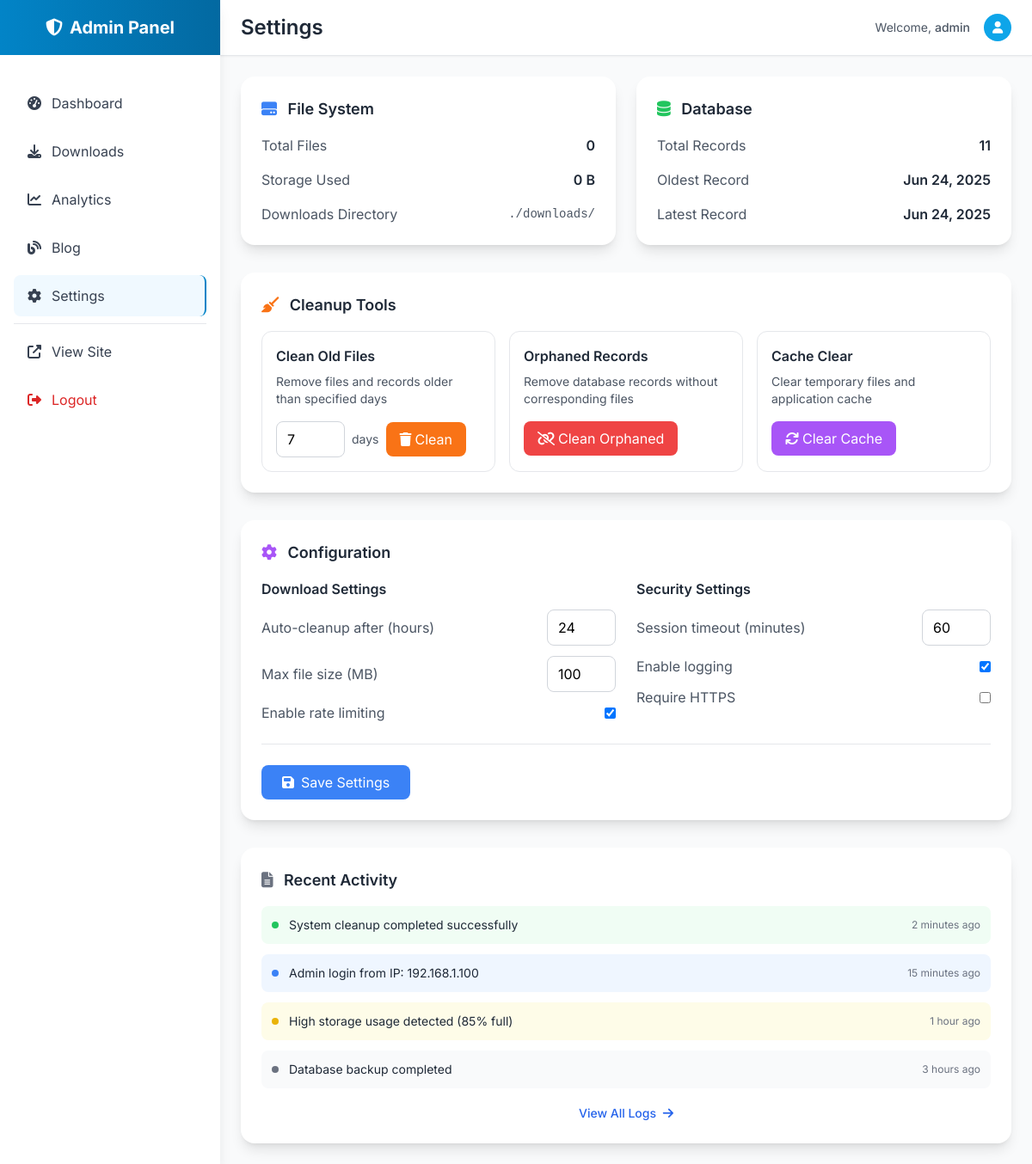
Screenshot of /admin/settings (signed in) with the database file from the repository.
### utils.py (models this page shows)
class DownloadHistory(db.Model):
    __tablename__ = 'download_history'
    id = Column(Integer, primary_key=True)
    url = Column(String(500), nullable=False)
    platform = Column(String(50), nullable=False)
    filename = Column(String(255), nullable=False)
    file_path = Column(String(500), nullable=False)
    file_size = Column(BigInteger)
    media_type = Column(String(50))
    created_at = Column(DateTime, default=datetime.utcnow)

### admin.py (the view, shortened to what this page needs)
@app.route('/admin/settings')
@admin_required
def admin_settings():
    downloads_dir = 'downloads'
    total_files = 0
    total_size = 0
    db_stats = {
        'total_records': DownloadHistory.query.count(),
        'oldest_record': DownloadHistory.query.order_by(DownloadHistory.created_at).first(),
        'newest_record': DownloadHistory.query.order_by(desc(DownloadHistory.created_at)).first()
    }
    return render_template('admin/settings.html',
        total_files=total_files,
        total_size=format_file_size(total_size),
        db_stats=db_stats,
        format_file_size=format_file_size
    )

### admin.py (called while the page is built)
def admin_required(f):
    @wraps(f)
    def decorated_function(*args, **kwargs):
        if not session.get('admin_logged_in'):
            return redirect(url_for('admin_login'))
        return f(*args, **kwargs)
    return decorated_function

### utils.py (called while the page is built, shortened)
def format_file_size(size_bytes):
    if size_bytes == 0:
        return "0 B"

### templates/admin/settings.html (shortened to what this page needs)
{% extends "admin/base.html" %}
{% block page_title %}Settings{% endblock %}
{% block content %}
<div class="grid grid-cols-1 lg:grid-cols-2 gap-6 mb-8">
    <div class="bg-white rounded-2xl shadow-lg p-6">
        <h3 class="text-lg font-semibold text-gray-800 mb-4">
            <i class="fas fa-hdd text-blue-500 mr-2"></i>
            File System
        </h3>
        <div class="space-y-4">
            <div class="flex items-center justify-between">
                <span class="text-gray-600">Total Files</span>
                <span class="font-semibold text-gray-800">{{ total_files }}</span>
            </div>
            <div class="flex items-center justify-between">
                <span class="text-gray-600">Storage Used</span>
                <span class="font-semibold text-gray-800">{{ total_size }}</span>
            </div>
            <div class="flex items-center justify-between">
                <span class="text-gray-600">Downloads Directory</span>
                <span class="font-mono text-sm text-gray-600">./downloads/</span>
            </div>
        </div>
    </div>
    <div class="bg-white rounded-2xl shadow-lg p-6">
        <h3 class="text-lg font-semibold text-gray-800 mb-4">
            <i class="fas fa-database text-green-500 mr-2"></i>
            Database
        </h3>
        <div class="space-y-4">
            <div class="flex items-center justify-between">
                <span class="text-gray-600">Total Records</span>
                <span class="font-semibold text-gray-800">{{ db_stats.total_records }}</span>
            </div>
            {% if db_stats.oldest_record %}
            <div class="flex items-center justify-between">
                <span class="text-gray-600">Oldest Record</span>
                <span class="font-semibold text-gray-800">{{ db_stats.oldest_record.created_at.strftime('%b %d, %Y') }}</span>
            </div>
            {% endif %}
            {% if db_stats.newest_record %}
            <div class="flex items-center justify-between">
                <span class="text-gray-600">Latest Record</span>
                <span class="font-semibold text-gray-800">{{ db_stats.newest_record.created_at.strftime('%b %d, %Y') }}</span>
            </div>
            {% endif %}
        </div>
    </div>
</div>
<div class="bg-white rounded-2xl shadow-lg p-6 mb-8">
    <h3 class="text-lg font-semibold text-gray-800 mb-4">
        <i class="fas fa-broom text-orange-500 mr-2"></i>
        Cleanup Tools
    </h3>
    <div class="grid grid-cols-1 md:grid-cols-3 gap-4">
        <div class="border border-gray-200 rounded-xl p-4">
            <h4 class="font-semibold text-gray-800 mb-2">Clean Old Files</h4>
            <p class="text-sm text-gray-600 mb-4">Remove files and records older than specified days</p>
            <div class="flex items-center space-x-2">
                <input type="number" id="cleanupDays" value="7" min="1" max="365"
                       class="w-20 px-3 py-2 border border-gray-300 rounded-lg focus:border-blue-500 focus:ring-2 focus:ring-blue-200">
                <span class="text-sm text-gray-600">days</span>
                <button onclick="performCleanup()"
                        class="bg-orange-500 text-white px-4 py-2 rounded-lg hover:bg-orange-600 transition-colors">
                    <i class="fas fa-trash mr-1"></i>Clean
                </button>
            </div>
        </div>
        <div class="border border-gray-200 rounded-xl p-4">
            <h4 class="font-semibold text-gray-800 mb-2">Orphaned Records</h4>
            <p class="text-sm text-gray-600 mb-4">Remove database records without corresponding files</p>
            <button onclick="cleanOrphaned()"
                    class="bg-red-500 text-white px-4 py-2 rounded-lg hover:bg-red-600 transition-colors">
                <i class="fas fa-unlink mr-1"></i>Clean Orphaned
            </button>
        </div>
        <div class="border border-gray-200 rounded-xl p-4">
            <h4 class="font-semibold text-gray-800 mb-2">Cache Clear</h4>
            <p class="text-sm text-gray-600 mb-4">Clear temporary files and application cache</p>
            <button onclick="clearCache()"
                    class="bg-purple-500 text-white px-4 py-2 rounded-lg hover:bg-purple-600 transition-colors">
                <i class="fas fa-sync mr-1"></i>Clear Cache
            </button>
        </div>
    </div>
</div>
<div class="bg-white rounded-2xl shadow-lg p-6 mb-8">
    <h3 class="text-lg font-semibold text-gray-800 mb-4">
        <i class="fas fa-cog text-purple-500 mr-2"></i>
        Configuration
    </h3>
    <div class="grid grid-cols-1 md:grid-cols-2 gap-6">
        <div>
            <h4 class="font-semibold text-gray-800 mb-3">Download Settings</h4>
            <div class="space-y-3">
                <div class="flex items-center justify-between">
                    <label class="text-gray-600">Auto-cleanup after (hours)</label>
                    <input type="number" value="24" min="1" max="168"
                           class="w-20 px-3 py-2 border border-gray-300 rounded-lg focus:border-blue-500 focus:ring-2 focus:ring-blue-200">
                </div>
                <div class="flex items-center justify-between">
                    <label class="text-gray-600">Max file size (MB)</label>
                    <input type="number" value="100" min="1" max="1000"
                           class="w-20 px-3 py-2 border border-gray-300 rounded-lg focus:border-blue-500 focus:ring-2 focus:ring-blue-200">
                </div>
                <div class="flex items-center justify-between">
                    <label class="text-gray-600">Enable rate limiting</label>
                    <input type="checkbox" checked class="rounded">
                </div>
            </div>
        </div>
        <div>
            <h4 class="font-semibold text-gray-800 mb-3">Security Settings</h4>
            <div class="space-y-3">
                <div class="flex items-center justify-between">
                    <label class="text-gray-600">Session timeout (minutes)</label>
                    <input type="number" value="60" min="5" max="480"
                           class="w-20 px-3 py-2 border border-gray-300 rounded-lg focus:border-blue-500 focus:ring-2 focus:ring-blue-200">
                </div>
                <div class="flex items-center justify-between">
                    <label class="text-gray-600">Enable logging</label>
                    <input type="checkbox" checked class="rounded">
                </div>
                <div class="flex items-center justify-between">
                    <label class="text-gray-600">Require HTTPS</label>
                    <input type="checkbox" class="rounded">
                </div>
            </div>
        </div>
    </div>
    <div class="mt-6 pt-6 border-t border-gray-200">
        <button class="bg-blue-500 text-white px-6 py-2 rounded-lg hover:bg-blue-600 transition-colors">
            <i class="fas fa-save mr-2"></i>Save Settings
        </button>
    </div>
</div>
<div class="bg-white rounded-2xl shadow-lg p-6">
    <h3 class="text-lg font-semibold text-gray-800 mb-4">
        <i class="fas fa-file-alt text-gray-500 mr-2"></i>
        Recent Activity
    </h3>
    <div class="space-y-3">
        <div class="flex items-center justify-between p-3 bg-green-50 rounded-lg">
            <div class="flex items-center space-x-3">
                <div class="w-2 h-2 bg-green-500 rounded-full"></div>
                <span class="text-sm text-gray-800">System cleanup completed successfully</span>
            </div>
            <span class="text-xs text-gray-500">2 minutes ago</span>
        </div>
        <div class="flex items-center justify-between p-3 bg-blue-50 rounded-lg">
            <div class="flex items-center space-x-3">
                <div class="w-2 h-2 bg-blue-500 rounded-full"></div>
                <span class="text-sm text-gray-800">Admin login from IP: 192.168.1.100</span>
            </div>
            <span class="text-xs text-gray-500">15 minutes ago</span>
        </div>
        <div class="flex items-center justify-between p-3 bg-yellow-50 rounded-lg">
            <div class="flex items-center space-x-3">
                <div class="w-2 h-2 bg-yellow-500 rounded-full"></div>
                <span class="text-sm text-gray-800">High storage usage detected (85% full)</span>
            </div>
            <span class="text-xs text-gray-500">1 hour ago</span>
        </div>
        <div class="flex items-center justify-between p-3 bg-gray-50 rounded-lg">
            <div class="flex items-center space-x-3">
                <div class="w-2 h-2 bg-gray-500 rounded-full"></div>
                <span class="text-sm text-gray-800">Database backup completed</span>
            </div>
            <span class="text-xs text-gray-500">3 hours ago</span>
        </div>
    </div>
    <div class="mt-4 text-center">
        <button class="text-blue-600 hover:text-blue-800 text-sm font-medium">
            View All Logs <i class="fas fa-arrow-right ml-1"></i>
        </button>
    </div>
</div>
{% endblock %}

### rows the page displays
DownloadHistory: oldest_record.created_at "Jun 24, 2025"
DownloadHistory: newest_record.created_at "Jun 24, 2025"

### other values shown
{{ session.admin_username }} "admin"
{{ total_files }} "0"
{{ total_size }} "0 B"
{{ db_stats.total_records }} "11"
